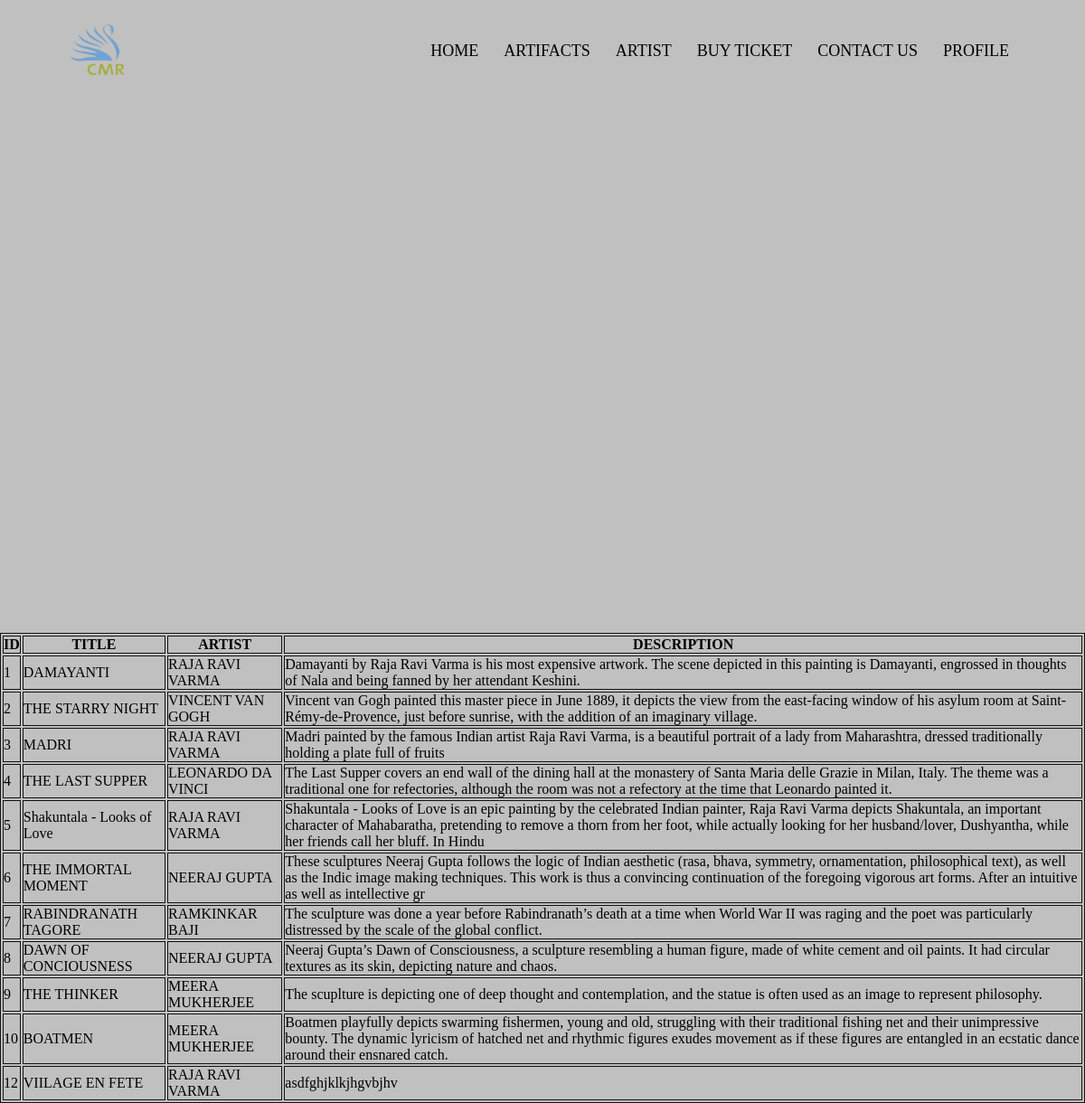
The app's page /artifacts.php with its own data.
### tables this page shows
CREATE TABLE `artifact` (
  `Artifact_id` int(11) NOT NULL,
  `Dept_ID` int(11) DEFAULT NULL,
  `Title` varchar(30) NOT NULL DEFAULT 'Unnamed',
  `Date_acquired` date DEFAULT NULL,
  `Description` varchar(300) DEFAULT NULL,
  `Artist_ID` varchar(11) DEFAULT NULL,
  `status` varchar(20) DEFAULT NULL
);

CREATE TABLE `artist` (
  `Artist_ID` int(11) NOT NULL,
  `Name` varchar(30) NOT NULL,
  `Born` varchar(30) DEFAULT NULL,
  `Died` varchar(30) DEFAULT NULL,
  `Phone` int(11) DEFAULT NULL
);

### artifacts.php (the view, shortened to what this page needs)
<!DOCTYPE html>
<html lang="en">
<head>
    <link rel="stylesheet" href="css/artifacts.css">
    <link rel="stylesheet" href="https://cdnjs.cloudflare.com/ajax/libs/font-awesome/6.2.1/css/all.min.css" />
</head>
<body>
    <section class="header">
        <div class="container">
            <nav>
                <a href="index.html"><img src="./images/logo.png" alt="" class="logo"></a>
                <div class="top-bar">
                    <ul>
                        <li><a href="index.php">HOME</a></li>
                        <li><a class="active" href="artifacts.php">ARTIFACTS</a></li>
                        <li><a href="artist.php">ARTIST</a></li>
                        <li><a href="booking.php">BUY TICKET</a></li>
                        <li><a href="contact.php">CONTACT US</a></li>
                        <li><a href="profile.php">PROFILE</a></li>
                    </ul>
                </div>
            </nav>
            <div class="text-box">
                <h1>ARTIFACTS</h1>
            </div>
            </section>
            <section class="tables">
            <div class="table">
            <table>
                    <thead>
                        <tr>
                            <th>ID</th>
                            <th>TITLE</th>
                            <th>ARTIST</th>
                            <th>DESCRIPTION</th>
                        </tr>
                    </thead>
                    <tbody>
                        <?php
                        $servername = "localhost";
                        $username = "root";
                        $password = "";
                        $database = "museum";
                        $connection = new mysqli($servername,$username,$password,$database);
                        $sql = "SELECT b.Artifact_id,b.Title,a.Name,b.Description from artist a,artifact b where a.Artist_id=b.Artist_id ";
                        $result=$connection->query($sql);
                        while($row = $result->fetch_assoc()){
                        echo "<tr>
                              <td>" . $row["Artifact_id"] . "</td>
                              <td>" . $row["Title"] . "</td>
                              <td>" . $row["Name"] . "</td>
                              <td>" . $row["Description"] . "</td>
                        </tr>";
                        }
                        ?>
                    </tbody>
                </table>
            </div>
    </section>
</body>
</html>

### css/artifacts.css (style rules this page uses)
* { margin: 0; padding: 0; }
.header { position: absolute; left: 0; top: 0; width: 100%; height: 100%; animation: animate 40s ease-in-out infinite; background-size: cover; background-color: linear-gradient(rgba(4,9,30,0.4),rgba(4,9,30,0.4)); }
nav { display:flex; padding: 2% 6%; justify-content: space-between; align-items: center; }
nav img { position: relative; height: 60px; width: 70px; }
.top-bar { flex: 1; text-align: right; }
.top-bar ul li { list-style: none; display: inline-block; padding: 8px 12px; position: relative; }
.top-bar ul li a { color: black; text-decoration: none; font-size: 18px; }
.active { color: #fff; }
.text-box { width: 90%; color: silver; position: absolute; top: 50%; left: 50%; padding-top: 5%; transform: translate(-50%,-50%); text-align: center; }
.text-box h1 { font-size: 40px; }
table,th,tr,td { border: 1px solid rgb(19, 18, 18); }
.table { width: 100%; background-color: silver; padding-top: 700px; }
th { color: black; }
td { color: black; }

### records on screen
artifact: Artifact_id "1", Title "DAMAYANTI", Artist_ID.Name "RAJA RAVI VARMA", Description "Damayanti by Raja Ravi Varma is his most expensive artwork. The scene depicted in this painting is Damayanti, engrossed in thoughts of Nala and being fanned by her attendant Keshini."
artifact: Artifact_id "2", Title "THE STARRY NIGHT", Artist_ID.Name "VINCENT VAN GOGH", Description "Vincent van Gogh painted this master piece in June 1889, it depicts the view from the east-facing window of his asylum room at Saint-Rémy-de-Provence, just before sunrise, with the addition of an imaginary village."
artifact: Artifact_id "3", Title "MADRI", Artist_ID.Name "RAJA RAVI VARMA", Description "Madri painted by the famous Indian artist Raja Ravi Varma, is a beautiful portrait of a lady from Maharashtra, dressed traditionally holding a plate full of fruits"
artifact: Artifact_id "4", Title "THE LAST SUPPER", Artist_ID.Name "LEONARDO DA VINCI", Description "The Last Supper covers an end wall of the dining hall at the monastery of Santa Maria delle Grazie in Milan, Italy. The theme was a traditional one for refectories, although the room was not a refectory at the time that Leonardo painted it."
artifact: Artifact_id "5", Title "Shakuntala - Looks of Love", Artist_ID.Name "RAJA RAVI VARMA", Description "Shakuntala - Looks of Love is an epic painting by the celebrated Indian painter, Raja Ravi Varma depicts Shakuntala, an important character of Mahabaratha, pretending to remove a thorn from her foot, while actually looking for her husband/lover, Dushyantha, while her friends call her bluff. In Hindu"
artifact: Artifact_id "6", Title "THE IMMORTAL MOMENT", Artist_ID.Name "NEERAJ GUPTA", Description "These sculptures Neeraj Gupta follows the logic of Indian aesthetic (rasa, bhava, symmetry, ornamentation, philosophical text), as well as the Indic image making techniques. This work is thus a convincing continuation of the foregoing vigorous art forms. After an intuitive as well as intellective gr"
artifact: Artifact_id "7", Title "RABINDRANATH TAGORE", Artist_ID.Name "RAMKINKAR BAJI", Description "The sculpture was done a year before Rabindranath’s death at a time when World War II was raging and the poet was particularly distressed by the scale of the global conflict."
artifact: Artifact_id "8", Title "DAWN OF CONCIOUSNESS", Artist_ID.Name "NEERAJ GUPTA", Description "Neeraj Gupta’s Dawn of Consciousness, a sculpture resembling a human figure, made of white cement and oil paints. It had circular textures as its skin, depicting nature and chaos."
artifact: Artifact_id "9", Title "THE THINKER", Artist_ID.Name "MEERA MUKHERJEE", Description "The scuplture is depicting one of deep thought and contemplation, and the statue is often used as an image to represent philosophy."
artifact: Artifact_id "10", Title "BOATMEN", Artist_ID.Name "MEERA MUKHERJEE", Description "Boatmen playfully depicts swarming fishermen, young and old, struggling with their traditional fishing net and their unimpressive bounty. The dynamic lyricism of hatched net and rhythmic figures exudes movement as if these figures are entangled in an ecstatic dance around their ensnared catch."
artifact: Artifact_id "12", Title "VIILAGE EN FETE", Artist_ID.Name "RAJA RAVI VARMA", Description "asdfghjklkjhgvbjhv"
